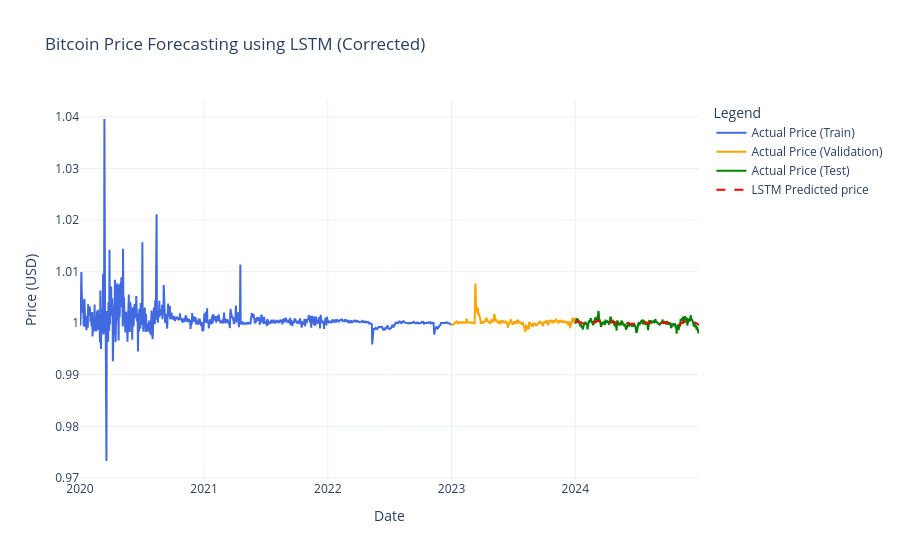

Notebook code cell kept with this figure:
### Markdown cell above
## 10. Prepare Data for Plotting and Visualize Results

### Code cell
# Get original data indices corresponding to train/val/test periods
train_dates = df_USDT.index[:training_data_len]
val_dates = df_USDT.index[training_data_len:val_idx_end]
test_dates = df_USDT.index[val_idx_end:]

# Ensure prediction length matches test dates length
if len(predictions_unscaled) != len(test_dates):
    print(f"Warning: Length mismatch between predictions ({len(predictions_unscaled)}) and test dates ({len(test_dates)}). Adjusting plot data.")
    # Attempt to align - this assumes prediction starts on the first test date
    min_len = min(len(predictions_unscaled), len(test_dates))
    plot_test_dates = test_dates[:min_len]
    plot_predictions = predictions_unscaled[:min_len]
    plot_y_test_unscaled = y_test_unscaled[:min_len]
else:
    plot_test_dates = test_dates
    plot_predictions = predictions_unscaled
    plot_y_test_unscaled = y_test_unscaled


# Create DataFrames for plotting
train_plot_df = pd.DataFrame({'Date': train_dates, 'Close': df_USDT['Close'][:training_data_len]})
val_plot_df = pd.DataFrame({'Date': val_dates, 'Close': df_USDT['Close'][training_data_len:val_idx_end]})
test_plot_df = pd.DataFrame({'Date': plot_test_dates, 'Close': plot_y_test_unscaled.flatten(), 'Predictions': plot_predictions.flatten()})


# Plot the results using Plotly
fig = go.Figure()
fig.add_trace(go.Scatter(x=train_plot_df.Date, y=train_plot_df.Close, mode='lines', name='Actual Price (Train)', line=dict(color='royalblue')))
fig.add_trace(go.Scatter(x=val_plot_df.Date, y=val_plot_df.Close, mode='lines', name='Actual Price (Validation)', line=dict(color='orange')))
fig.add_trace(go.Scatter(x=test_plot_df.Date, y=test_plot_df.Close, mode='lines', name='Actual Price (Test)', line=dict(color='green')))
fig.add_trace(go.Scatter(x=test_plot_df.Date, y=test_plot_df.Predictions, mode='lines', name='LSTM Predicted price', line=dict(color='red', dash='dash')))

fig.update_layout(
    title="Bitcoin Price Forecasting using LSTM (Corrected)",
    xaxis_title="Date",
    yaxis_title="Price (USD)",
    legend_title="Legend",
    template="plotly_white"
)
fig.show()

### Figure 1 — Plotly figure (JSON) as saved in the notebook; plotly's stock layout.template omitted (floating-point values rounded to 4 significant figures; data arrays with more than 128 entries replaced by an {"elided": "..."} marker saying what was removed)
{"data": [{"line": {"color": "royalblue"}, "mode": "lines", "name": "Actual Price (Train)", "type": "scatter", "x": {"elided": "1096 str values"}, "y": {"elided": "1096 float values"}}, {"line": {"color": "orange"}, "mode": "lines", "name": "Actual Price (Validation)", "type": "scatter", "x": {"elided": "365 str values"}, "y": {"elided": "365 float values"}}, {"line": {"color": "green"}, "mode": "lines", "name": "Actual Price (Test)", "type": "scatter", "x": {"elided": "366 str values"}, "y": {"elided": "366 float values"}}, {"line": {"color": "red", "dash": "dash"}, "mode": "lines", "name": "LSTM Predicted price", "type": "scatter", "x": {"elided": "366 str values"}, "y": {"elided": "366 float values"}}], "layout": {"legend": {"title": {"text": "Legend"}}, "title": {"text": "Bitcoin Price Forecasting using LSTM (Corrected)"}, "xaxis": {"title": {"text": "Date"}}, "yaxis": {"title": {"text": "Price (USD)"}}}}
